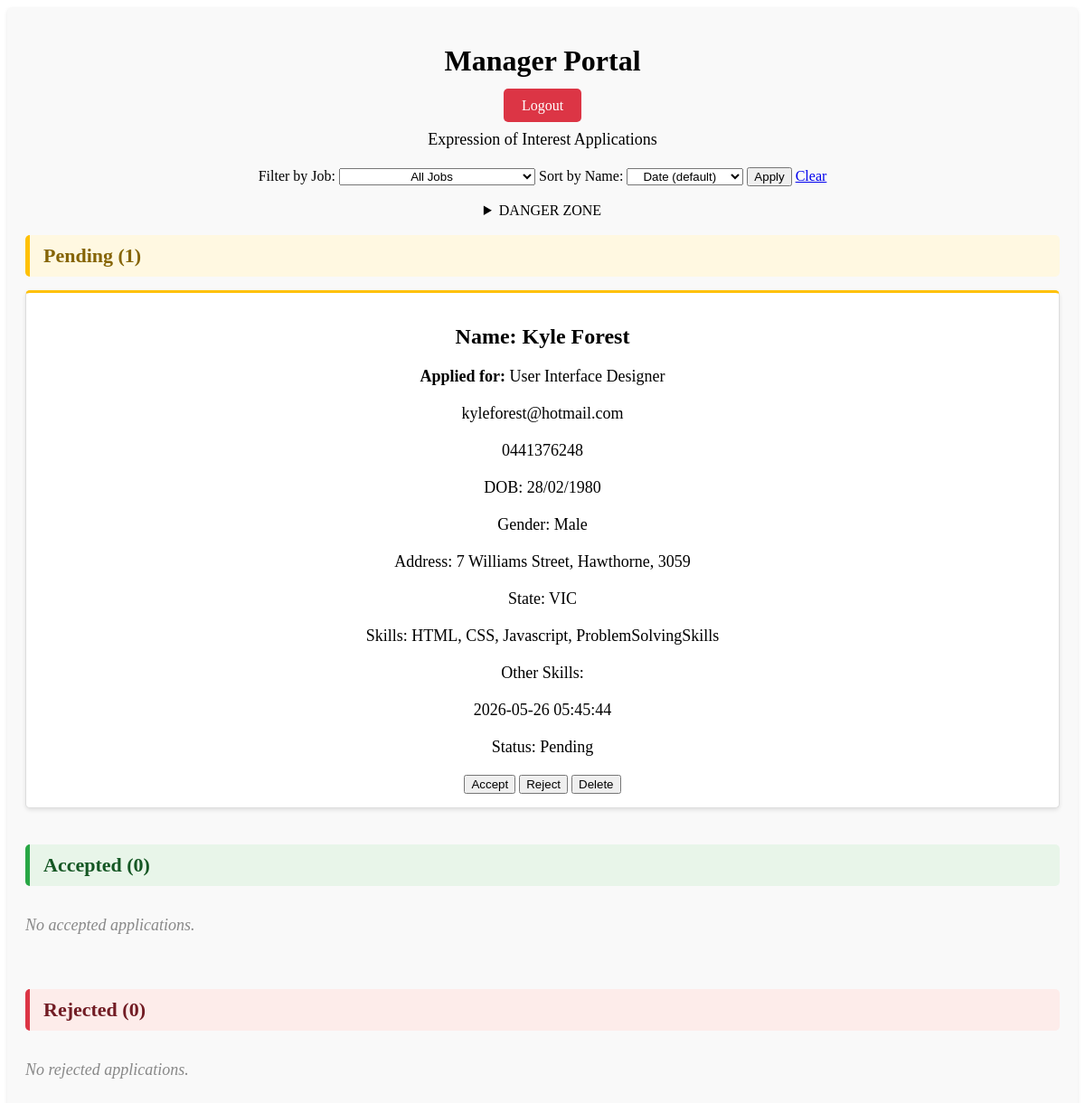
Screenshot of /manage.php?job=User Interface Designer (signed in) with the database file from the repository.
### tables this page shows
CREATE TABLE IF NOT EXISTS `eoi` (
  `id` int(6) UNSIGNED NOT NULL AUTO_INCREMENT,
  `reference_number` int(5) NOT NULL,
  `fname` varchar(50) NOT NULL,
  `lname` varchar(50) NOT NULL,
  `dob` varchar(10) NOT NULL,
  `email` varchar(50) NOT NULL,
  `phone` varchar(12) NOT NULL,
  `gender` varchar(6) NOT NULL,
  `addr` text NOT NULL,
  `country_state` varchar(15) NOT NULL,
  `skills` varchar(100) NOT NULL,
  `other_skills` text DEFAULT NULL,
  `post_date` timestamp NULL DEFAULT current_timestamp(),
  `Status` int(11) NOT NULL DEFAULT 1,
  PRIMARY KEY (`id`)
);

### manage.php (the view, shortened to what this page needs)
<?php
include_once("settings_admin.php");
$conn = mysqli_connect($host, $user, $pwd, $sql_db);
$job_filter = $_GET['job'] ?? '';
$sort = $_GET['sort'] ?? '';
$sort_map = [
    'fname' => 'eoi.fname ASC',
    'lname' => 'eoi.lname ASC',
    'both' => 'eoi.fname ASC, eoi.lname ASC',
];
$order_by = isset($sort_map[$sort]) ? $sort_map[$sort] : 'eoi.post_date DESC';
if ($job_filter !== '') {
    $stmt = mysqli_prepare($conn, "SELECT eoi.* FROM eoi JOIN jobslisting ON eoi.reference_number = jobslisting.reference_number WHERE jobslisting.job_name = ? ORDER BY $order_by");
    mysqli_stmt_bind_param($stmt, 's', $job_filter);
    mysqli_stmt_execute($stmt);
    $applications = mysqli_stmt_get_result($stmt);
} else {
    $applications = mysqli_query($conn, "SELECT * FROM eoi ORDER BY $order_by");
}
$pending = [];
$accepted = [];
$rejected = [];
while ($row = mysqli_fetch_assoc($applications)) {
    $jobQuery = "SELECT job_name FROM jobslisting WHERE reference_number = " . $row['reference_number'];
    $jobResult = mysqli_query($conn, $jobQuery);
    $job = mysqli_fetch_assoc($jobResult);
    $row['job_name'] = $job ? $job['job_name'] : 'Unknown';
    if ($row['Status'] == 1)
        $pending[] = $row;
    else if ($row['Status'] == 2)
        $accepted[] = $row;
    else if ($row['Status'] == 3)
        $rejected[] = $row;
}
?>
<!DOCTYPE html>
<html lang="en">
<head>
    <link rel="stylesheet" href="style/manage.css">
</head>
<body>
    <div class="content-area">
        <div class="manager-portal">
            <div class="header">
                <h1>Manager Portal</h1>
                <a href="logout.php" class="logout-button">Logout</a>
            </div>
            <p>Expression of Interest Applications</p>
            <form method="get" action="manage.php" class="filter-form">
                <label for="job-filter">Filter by Job:</label>
                <select name="job" id="job-filter">
                    <option value="">All Jobs</option>
                </select>
                <label for=" sort-filter">Sort by Name:</label>
                <select name="sort" id="sort-filter">
                    <option value="">Date (default)</option>
                </select>
                <button type="submit">Apply</button>
                <?php if ($job_filter !== '' || $sort !== ''): ?>
                    <a href="manage.php">Clear</a>
                <?php endif; ?>
            </form>
            <br>
            <details>
                <summary>DANGER ZONE</summary>
            </details>
            <div class="status-section">
                <h2 class="section-heading pending-heading">Pending (<?php echo count($pending); ?>)</h2>
                <div class="applications-container">
                    <?php foreach ($pending as $row): ?>
                        <div class="application-card pending">
                            <h2>Name: <?php echo htmlspecialchars($row['fname']) . " " . htmlspecialchars($row['lname']); ?>
                            </h2>
                            <p><strong>Applied for:</strong> <?php echo htmlspecialchars($row['job_name']); ?></p>
                            <p><?php echo htmlspecialchars($row['email']); ?></p>
                            <p><?php echo htmlspecialchars($row['phone']); ?></p>
                            <p><?php echo "DOB: " . htmlspecialchars($row['dob']); ?></p>
                            <p><?php echo "Gender: " . htmlspecialchars($row['gender']); ?></p>
                            <p><?php echo "Address: " . htmlspecialchars($row['addr']); ?></p>
                            <p><?php echo "State: " . htmlspecialchars($row['country_state']); ?></p>
                            <p><?php echo "Skills: " . htmlspecialchars($row['skills']); ?></p>
                            <p><?php echo "Other Skills: " . htmlspecialchars($row['other_skills']); ?></p>
                            <p><?php echo htmlspecialchars($row['post_date']); ?></p>
                            <p class="status-pending">Status: Pending</p>
                            <form method="post" action="manage.php">
                                <button type="submit" name="action" value="accept">Accept</button>
                                <button type="submit" name="action" value="reject">Reject</button>
                                <button type="submit" name="action" value="delete">Delete</button>
                            </form>
                        </div>
                    <?php endforeach; ?>
                </div>
            </div>
            <div class="status-section">
                <h2 class="section-heading accepted-heading">Accepted (<?php echo count($accepted); ?>)</h2>
                <div class="applications-container">
                    <?php if (empty($accepted)): ?>
                        <p class="no-applications">No accepted applications.</p>
                    <?php endif; ?>
                </div>
            </div>
            <div class="status-section">
                <h2 class="section-heading rejected-heading">Rejected (<?php echo count($rejected); ?>)</h2>
                <div class="applications-container">
                    <?php if (empty($rejected)): ?>
                        <p class="no-applications">No rejected applications.</p>
                    <?php endif; ?>
                </div>
            </div>
        </div>
    </div>
</body>
</html>

### style/manage.css (style rules this page uses)
* { text-align: center; }
.manager-portal { background-color: #f9f9f9; padding: 20px; border-radius: 5px; box-shadow: 0 2px 4px rgba(0, 0, 0, 0.1); }
.manager-portal p { font-size: 18px; margin-bottom: 20px; }
.manager-portal::after { content: ""; display: table; clear: both; }
.logout-button { background-color: #dc3545; color: #fff; border: none; padding: 10px 20px; border-radius: 5px; cursor: pointer; transition: background-color 0.3s ease; text-decoration: none; }
.applications-container { display: flex; flex-wrap: wrap; gap: 15px; width: 100%; }
.status-section { margin-bottom: 40px; }
.section-heading { font-size: 22px; font-weight: bold; padding: 10px 15px; border-radius: 5px; margin-bottom: 15px; text-align: left; }
.pending-heading { background-color: #fff8e1; color: #856404; border-left: 5px solid #ffc107; }
.accepted-heading { background-color: #e8f5e9; color: #155724; border-left: 5px solid #28a745; }
.rejected-heading { background-color: #fdecea; color: #721c24; border-left: 5px solid #dc3545; }
.no-applications { color: #888; font-style: italic; }
.application-card { background-color: #fff; border: 1px solid #ddd; border-radius: 5px; padding: 15px; box-shadow: 0 2px 4px rgba(0, 0, 0, 0.1); flex: 1 1 calc(25% - 12px); min-width: 200px; text-align: left; }
.application-card.pending { border-top: 3px solid #ffc107; }

### rows the page displays
eoi: fname "Kyle", lname "Forest", job_name "User Interface Designer", email "kyleforest@hotmail.com", phone "0441376248", dob "28/02/1980", gender "Male", addr "7 Williams Street, Hawthorne, 3059", country_state "VIC", skills "HTML, CSS, Javascript, ProblemSolvingSkills", post_date "2026-05-26 05:45:44"

### other values shown
count($pending) "1"
count($accepted) "0"
count($rejected) "0"
